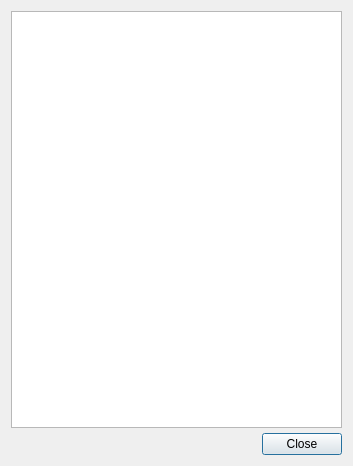
<?xml version="1.0" encoding="UTF-8"?>
<ui version="4.0">
 <class>SettingsWindow</class>
 <widget class="QDialog" name="SettingsWindow">
  <property name="geometry">
   <rect>
    <x>0</x>
    <y>0</y>
    <width>353</width>
    <height>466</height>
   </rect>
  </property>
  <property name="windowTitle">
   <string>MoonGlare Editor - Editor settings</string>
  </property>
  <layout class="QVBoxLayout" name="verticalLayout_2">
   <item>
    <layout class="QHBoxLayout" name="horizontalLayout">
     <property name="spacing">
      <number>0</number>
     </property>
     <property name="leftMargin">
      <number>0</number>
     </property>
     <property name="topMargin">
      <number>0</number>
     </property>
     <property name="rightMargin">
      <number>0</number>
     </property>
     <property name="bottomMargin">
      <number>0</number>
     </property>
     <item>
      <widget class="QWidget" name="widget" native="true">
       <layout class="QVBoxLayout" name="verticalLayout">
        <property name="spacing">
         <number>5</number>
        </property>
        <property name="leftMargin">
         <number>0</number>
        </property>
        <property name="topMargin">
         <number>0</number>
        </property>
        <property name="rightMargin">
         <number>0</number>
        </property>
        <property name="bottomMargin">
         <number>0</number>
        </property>
        <item>
         <widget class="QTreeView" name="treeView"/>
        </item>
        <item>
         <widget class="QWidget" name="widget_2" native="true">
          <layout class="QHBoxLayout" name="horizontalLayout_2">
           <property name="spacing">
            <number>0</number>
           </property>
           <property name="leftMargin">
            <number>0</number>
           </property>
           <property name="topMargin">
            <number>0</number>
           </property>
           <property name="rightMargin">
            <number>0</number>
           </property>
           <property name="bottomMargin">
            <number>0</number>
           </property>
           <item>
            <spacer name="horizontalSpacer">
             <property name="orientation">
              <enum>Qt::Horizontal</enum>
             </property>
             <property name="sizeHint" stdset="0">
              <size>
               <width>40</width>
               <height>20</height>
              </size>
             </property>
            </spacer>
           </item>
           <item>
            <widget class="QPushButton" name="pushButtonClose">
             <property name="text">
              <string>Close</string>
             </property>
            </widget>
           </item>
          </layout>
         </widget>
        </item>
       </layout>
      </widget>
     </item>
    </layout>
   </item>
  </layout>
 </widget>
 <layoutdefault spacing="6" margin="11"/>
 <resources>
  <include location="../../Shared/Resources/icons.qrc"/>
 </resources>
 <connections/>
</ui>
